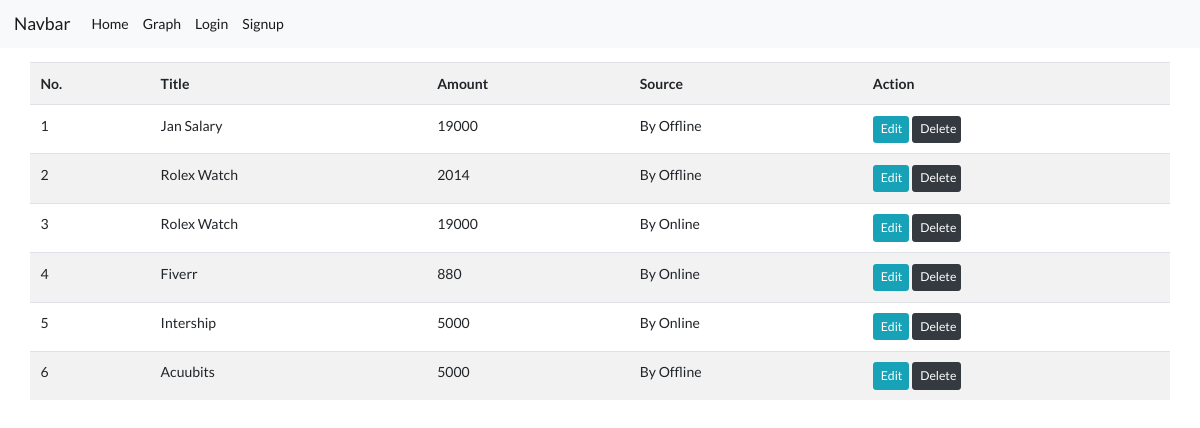
The app's page /manage-income with its own data.
### CoreApp/models.py (models this page shows, shortened)
class AddAmount(models.Model):
    title = models.CharField(max_length=100, blank=False, null=False)
    category = models.ForeignKey(IncomeCat, on_delete=models.CASCADE)
    amount = models.PositiveIntegerField()
    date = models.DateTimeField(default=datetime.now)

class IncomeCat(models.Model):
    title = models.CharField(max_length=100, blank=False, null=False)
    def __str__(self):
        return self.title

### CoreApp/views.py (the view)
# urls.py: path('manage-income', ManageIncome.as_view(), name="manageincome"),
class ManageIncome(TemplateView):
    template_name = "income/manageincome.html"
    def get_context_data(self, **kwargs):
        context = super().get_context_data(**kwargs)
        context['add_amount_db'] = AddAmount.objects.all()
        return context

### templates/income/manageincome.html (shortened to what this page needs)
{% extends 'base.html' %}
{% block content %}
<div class="container">
    <div class="row">
        <table class="table table-striped mt-3">
            <tr>
                <th>No.</th>
                <th>Title</th>
                <th>Amount</th>
                <th>Source</th>
                <th>Action</th>
            </tr>
            {% for i in add_amount_db %}
            <tr>
                <td>{{ forloop.counter }}</td>
                <td>{{ i.title }}</td>
                <td>{{ i.amount }}</td>
                <td>By {{ i.category }}</td>
                <th class="">
                    <a href="{% url 'editmanageincome' i.id %}"><p class="btn btn-info btn-sm" onclick="edit()" style="width: 3em;">Edit</p></a>
                    <a href="{% url 'deleteincome' i.pk %}"><p class="btn btn-dark btn-sm" style="width: 4em;">Delete</p></a>
                </th>
            </tr>
            {% endfor %}
        </table>
    </div>
</div>
{% endblock %}

### records on screen
AddAmount: title "Jan Salary", amount "19000", category "Offline"
AddAmount: title "Rolex Watch", amount "2014", category "Offline"
AddAmount: title "Rolex Watch", amount "19000", category "Online"
AddAmount: title "Fiverr", amount "880", category "Online"
AddAmount: title "Intership", amount "5000", category "Online"
AddAmount: title "Acuubits", amount "5000", category "Offline"
